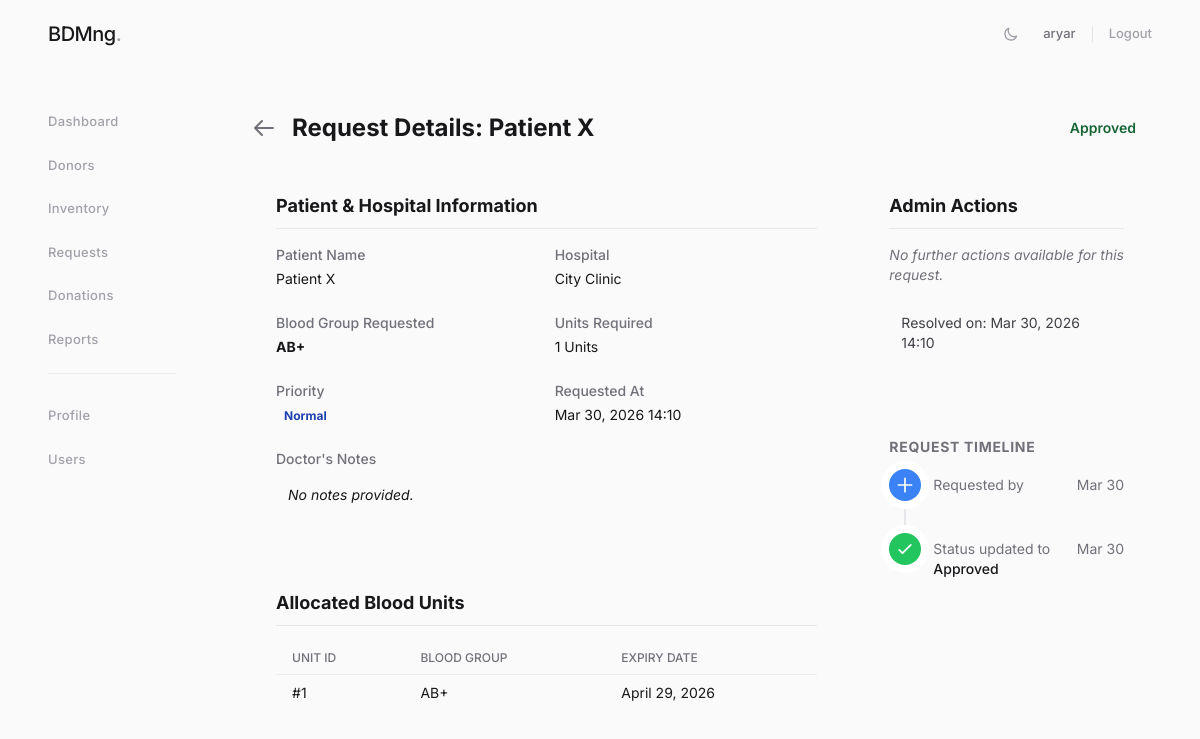
Page /requests/1/ (signed in) on the committed database.
### apps/blood_requests/models.py (models this page shows, shortened)
class BloodRequest(models.Model):
    PRIORITY_CHOICES = [('normal', 'Normal'), ('urgent', 'Urgent'), ('emergency', 'Emergency')]
    STATUS_CHOICES   = [('pending', 'Pending'), ('approved', 'Approved'),
                        ('rejected', 'Rejected'), ('fulfilled', 'Fulfilled')]
    patient_name     = models.CharField(max_length=200)
    hospital         = models.CharField(max_length=200)
    BLOOD_GROUP_CHOICES = [
        ('A+', 'A+'), ('A-', 'A-'),
        ('B+', 'B+'), ('B-', 'B-'),
        ('AB+', 'AB+'), ('AB-', 'AB-'),
        ('O+', 'O+'), ('O-', 'O-'),
    ]
    blood_group      = models.CharField(max_length=3, choices=BLOOD_GROUP_CHOICES)
    units_required   = models.PositiveIntegerField()
    priority         = models.CharField(max_length=10, choices=PRIORITY_CHOICES, default='normal')
    status           = models.CharField(max_length=10, choices=STATUS_CHOICES, default='pending')
    doctor_notes     = models.TextField(blank=True)
    requested_by     = models.ForeignKey(settings.AUTH_USER_MODEL, on_delete=models.SET_NULL, null=True)
    allocated_units  = models.ManyToManyField('inventory.BloodUnit', blank=True)
    created_at       = models.DateTimeField(auto_now_add=True)
    resolved_at      = models.DateTimeField(null=True, blank=True)
    class Meta:
        ordering = ['-created_at']

### apps/inventory/models.py (models this page shows, shortened)
class BloodUnit(models.Model):
    STATUS_CHOICES = [('available', 'Available'), ('reserved', 'Reserved'),
                      ('used', 'Used'), ('expired', 'Expired'), ('discarded', 'Discarded')]
    BLOOD_GROUP_CHOICES = [
        ('A+', 'A+'), ('A-', 'A-'),
        ('B+', 'B+'), ('B-', 'B-'),
        ('AB+', 'AB+'), ('AB-', 'AB-'),
        ('O+', 'O+'), ('O-', 'O-'),
    ]
    blood_group      = models.CharField(max_length=3, choices=BLOOD_GROUP_CHOICES)
    units            = models.PositiveIntegerField()
    collection_date  = models.DateField()
    expiry_date      = models.DateField()
    source_donor     = models.ForeignKey('donors.Donor', null=True, blank=True,
                                          on_delete=models.SET_NULL, related_name='units')
    status           = models.CharField(max_length=10, choices=STATUS_CHOICES, default='available')
    added_by         = models.ForeignKey(settings.AUTH_USER_MODEL, on_delete=models.SET_NULL, null=True)
    created_at       = models.DateTimeField(auto_now_add=True)
    class Meta:
        ordering = ['expiry_date']

### apps/blood_requests/views.py (the view)
# urls.py: path('<int:pk>/',     RequestDetailView.as_view(), name='detail'),
class RequestDetailView(LoginRequiredMixin, PermissionRequiredMixin, DetailView):
    model = BloodRequest
    template_name = 'requests/request_detail.html'
    context_object_name = 'blood_request'
    permission_required = 'blood_requests.view_bloodrequest'

### templates/requests/request_detail.html (shortened to what this page needs)
{% extends "base.html" %}
{% block content %}
<div class="max-w-4xl mx-auto">
 <div class="mb-6 flex items-center justify-between">
 <div class="flex items-center">
 <a href="{% url 'requests:list' %}" class="mr-4 text-zinc-500 hover:text-zinc-700">
 <svg class="w-6 h-6" fill="none" stroke="currentColor" viewBox="0 0 24 24" xmlns="http://www.w3.org/2000/svg"><path stroke-linecap="round" stroke-linejoin="round" stroke-width="2" d="M10 19l-7-7m0 0l7-7m-7 7h18"></path></svg>
 </a>
 <h1 class="text-2xl font-bold">Request Details: {{ blood_request.patient_name }}</h1>
 </div>
 <div>
 <span class="px-3 py-1 inline-flex text-sm leading-5 font-semibold rounded-full
 {% if blood_request.status == 'approved' %} text-green-800
 {% elif blood_request.status == 'pending' %} text-yellow-800
 {% elif blood_request.status == 'rejected' %} text-red-800
 {% else %} text-blue-800{% endif %}">
 {{ blood_request.get_status_display }}
 </span>
 </div>
 </div>
 <div class="grid grid-cols-1 md:grid-cols-3 gap-6">
 <div class="md:col-span-2 space-y-6">
 <div class="rounded-lg p-6">
 <h3 class="text-lg font-bold mb-4 border-b pb-2">Patient & Hospital Information</h3>
 <dl class="grid grid-cols-1 sm:grid-cols-2 gap-x-4 gap-y-6">
 <div>
 <dt class="text-sm font-medium text-zinc-500">Patient Name</dt>
 <dd class="mt-1 text-sm text-zinc-900">{{ blood_request.patient_name }}</dd>
 </div>
 <div>
 <dt class="text-sm font-medium text-zinc-500">Hospital</dt>
 <dd class="mt-1 text-sm text-zinc-900">{{ blood_request.hospital }}</dd>
 </div>
 <div>
 <dt class="text-sm font-medium text-zinc-500">Blood Group Requested</dt>
 <dd class="mt-1 text-sm text-zinc-900 font-bold text-primary">{{ blood_request.blood_group }}</dd>
 </div>
 <div>
 <dt class="text-sm font-medium text-zinc-500">Units Required</dt>
 <dd class="mt-1 text-sm text-zinc-900">{{ blood_request.units_required }} Units</dd>
 </div>
 <div>
 <dt class="text-sm font-medium text-zinc-500">Priority</dt>
 <dd class="mt-1 text-sm text-zinc-900">
 <span class="px-2 py-0.5 rounded text-xs font-bold
 {% if blood_request.priority == 'emergency' %}bg-red-600 text-white
 {% elif blood_request.priority == 'urgent' %} text-red-800
 {% else %} text-blue-800{% endif %}">
 {{ blood_request.get_priority_display }}
 </span>
 </dd>
 </div>
 <div>
 <dt class="text-sm font-medium text-zinc-500">Requested At</dt>
 <dd class="mt-1 text-sm text-zinc-900">{{ blood_request.created_at|date:"M d, Y H:i" }}</dd>
 </div>
 <div class="sm:col-span-2">
 <dt class="text-sm font-medium text-zinc-500">Doctor's Notes</dt>
 <dd class="mt-1 text-sm text-zinc-900 p-3 rounded italic">{{ blood_request.doctor_notes|default:"No notes provided." }}</dd>
 </div>
 </dl>
 </div>
 {% if blood_request.allocated_units.all %}
 <div class="rounded-lg p-6">
 <h3 class="text-lg font-bold mb-4 border-b pb-2">Allocated Blood Units</h3>
 <div class="overflow-x-auto">
 <table class="min-w-full divide-y divide-zinc-200">
 <thead class="">
 <tr>
 <th class="px-4 py-2 text-left text-xs font-medium text-zinc-500 uppercase">Unit ID</th>
 <th class="px-4 py-2 text-left text-xs font-medium text-zinc-500 uppercase">Blood Group</th>
 <th class="px-4 py-2 text-left text-xs font-medium text-zinc-500 uppercase">Expiry Date</th>
 </tr>
 </thead>
 <tbody class="divide-y divide-zinc-200">
 {% for unit in blood_request.allocated_units.all %}
 <tr>
 <td class="px-4 py-2 text-sm text-zinc-900">#{{ unit.id }}</td>
 <td class="px-4 py-2 text-sm text-zinc-900">{{ unit.blood_group }}</td>
 <td class="px-4 py-2 text-sm text-zinc-900">{{ unit.expiry_date }}</td>
 </tr>
 {% endfor %}
 </tbody>
 </table>
 </div>
 </div>
 {% endif %}
 </div>
 <div class="space-y-6">
 <div class="rounded-lg p-6">
 <h3 class="text-lg font-bold mb-4 border-b pb-2">Admin Actions</h3>
 <div class="space-y-4">
 {% if blood_request.status == 'pending' %}
 <form action="{% url 'requests:allocate' blood_request.pk %}" method="post">
 {% csrf_token %}
 <button type="submit" class="w-full bg-success hover:bg-green-700 text-white font-bold py-2 px-4 rounded transition duration-200">
 Approve & Allocate
 </button>
 </form>
 <form action="{% url 'requests:reject' blood_request.pk %}" method="post" onsubmit="return confirm('Are you sure you want to reject this request?')">
 {% csrf_token %}
 <button type="submit" class="w-full bg-danger hover:bg-red-700 text-white font-bold py-2 px-4 rounded transition duration-200">
 Reject Request
 </button>
 </form>
 {% else %}
 <p class="text-sm text-zinc-500 italic">No further actions available for this request.</p>
 <div class="mt-2 p-3 rounded text-sm text-zinc-700">
 Resolved on: {{ blood_request.resolved_at|date:"M d, Y H:i" }}
 </div>
 {% endif %}
 </div>
 </div>
 <div class="rounded-lg p-6">
 <h3 class="text-sm font-bold text-zinc-500 uppercase tracking-wider mb-3">Request Timeline</h3>
 <div class="flow-root">
 <ul class="-mb-8">
 <li>
 <div class="relative pb-8">
 <span class="absolute top-4 left-4 -ml-px h-full w-0.5 bg-gray-200" aria-hidden="true"></span>
 <div class="relative flex space-x-3">
 <div>
 <span class="h-8 w-8 rounded-full bg-blue-500 flex items-center justify-center ring-8 ring-white">
 <svg class="h-5 w-5 text-white" fill="none" viewBox="0 0 24 24" stroke="currentColor"><path stroke-linecap="round" stroke-linejoin="round" stroke-width="2" d="M12 4v16m8-8H4"></path></svg>
 </span>
 </div>
 <div class="min-w-0 flex-1 pt-1.5 flex justify-between space-x-4">
 <div>
 <p class="text-sm text-zinc-500">Requested by </p>
 </div>
 <div class="text-right text-sm whitespace-nowrap text-zinc-500">
 <time>{{ blood_request.created_at|date:"M d" }}</time>
 </div>
 </div>
 </div>
 </div>
 </li>
 {% if blood_request.resolved_at %}
 <li>
 <div class="relative pb-8">
 <div class="relative flex space-x-3">
 <div>
 <span class="h-8 w-8 rounded-full {% if blood_request.status == 'approved' or blood_request.status == 'fulfilled' %}bg-green-500{% else %}bg-red-500{% endif %} flex items-center justify-center ring-8 ring-white">
 <svg class="h-5 w-5 text-white" fill="none" viewBox="0 0 24 24" stroke="currentColor"><path stroke-linecap="round" stroke-linejoin="round" stroke-width="2" d="M5 13l4 4L19 7"></path></svg>
 </span>
 </div>
 <div class="min-w-0 flex-1 pt-1.5 flex justify-between space-x-4">
 <div>
 <p class="text-sm text-zinc-500">Status updated to <span class="font-medium text-zinc-900">{{ blood_request.get_status_display }}</span></p>
 </div>
 <div class="text-right text-sm whitespace-nowrap text-zinc-500">
 <time>{{ blood_request.resolved_at|date:"M d" }}</time>
 </div>
 </div>
 </div>
 </div>
 </li>
 {% endif %}
 </ul>
 </div>
 </div>
 </div>
 </div>
</div>
{% endblock %}

### templates/base.html (shortened to what this page needs)
<!DOCTYPE html>
<html lang="en">
<head>
    <script src="https://cdn.tailwindcss.com"></script>
</head>
<body class="antialiased selection:bg-zinc-200 dark:selection:bg-zinc-800"
      x-data="{
          sidebarOpen: window.innerWidth >= 1024,
          darkMode: localStorage.getItem('theme') === 'dark',
          toggleTheme() {
              this.darkMode = !this.darkMode;
              localStorage.setItem('theme', this.darkMode ? 'dark' : 'light');
              document.documentElement.classList.toggle('dark', this.darkMode);
          }
      }"
      x-init="document.documentElement.classList.toggle('dark', darkMode)">
    <nav class="fixed top-0 z-50 w-full bg-[#FAFAFA]/90 dark:bg-[#09090B]/90 backdrop-blur-md transition-colors">
        <div class="px-6 py-5 lg:px-12 flex items-center justify-between">
            <div class="flex items-center">
                <a href="{% url 'dashboard:index' %}" class="flex ml-2 sm:ml-0">
                    <span class="text-xl font-medium tracking-tight text-zinc-900 dark:text-zinc-100">BDMng<span class="text-zinc-400">.</span></span>
                </a>
            </div>
            <div class="flex items-center gap-6">
                <button @click="toggleTheme()" class="text-zinc-400 hover:text-zinc-900 dark:hover:text-white transition-colors">
                    <svg x-show="!darkMode" class="w-4 h-4" fill="none" stroke="currentColor" viewBox="0 0 24 24"><path stroke-linecap="round" stroke-linejoin="round" stroke-width="2" d="M20.354 15.354A9 9 0 018.646 3.646 9.003 9.003 0 0012 21a9.003 9.003 0 008.354-5.646z"></path></svg>
                </button>
                {% if user.is_authenticated %}
                <div class="flex items-center gap-4">
                    <span class="text-[13px] text-zinc-500 dark:text-zinc-400 font-medium">{{ user.username }}</span>
                    <form action="{% url 'accounts:logout' %}" method="post" class="m-0 border-l border-zinc-200 dark:border-zinc-800 pl-4 h-4 flex items-center">
                        <button type="submit" class="text-[13px] font-medium text-zinc-400 hover:text-zinc-900 dark:hover:text-white transition-colors">Logout</button>
                    </form>
                </div>
                {% else %}
                <a href="{% url 'accounts:login' %}" class="text-[13px] font-medium text-zinc-500 hover:text-zinc-900 dark:text-zinc-400 dark:hover:text-white transition-colors">Sign In</a>
                {% endif %}
            </div>
        </div>
    </nav>
    <aside id="logo-sidebar" class="fixed top-0 left-0 z-40 w-56 h-screen pt-24 pb-8 transition-transform bg-transparent sm:translate-x-0" :class="{ '-translate-x-full': !sidebarOpen }" aria-label="Sidebar">
        <div class="h-full px-12 overflow-y-auto">
            <ul class="space-y-6 font-medium mt-4">
                <li>
                    <a href="{% url 'dashboard:index' %}" class="group flex items-center text-[13px] text-zinc-400 hover:text-zinc-900 dark:text-zinc-500 dark:hover:text-zinc-100 transition-colors">
                        <span class="tracking-wide">Dashboard</span>
                    </a>
                </li>
                <li>
                    <a href="{% url 'donors:list' %}" class="group flex items-center text-[13px] text-zinc-400 hover:text-zinc-900 dark:text-zinc-500 dark:hover:text-zinc-100 transition-colors">
                        <span class="tracking-wide">Donors</span>
                    </a>
                </li>
                <li>
                    <a href="{% url 'inventory:list' %}" class="group flex items-center text-[13px] text-zinc-400 hover:text-zinc-900 dark:text-zinc-500 dark:hover:text-zinc-100 transition-colors">
                        <span class="tracking-wide">Inventory</span>
                    </a>
                </li>
                <li>
                    <a href="{% url 'requests:list' %}" class="group flex items-center text-[13px] text-zinc-400 hover:text-zinc-900 dark:text-zinc-500 dark:hover:text-zinc-100 transition-colors">
                        <span class="tracking-wide">Requests</span>
                    </a>
                </li>
                <li>
                    <a href="{% url 'donations:list' %}" class="group flex items-center text-[13px] text-zinc-400 hover:text-zinc-900 dark:text-zinc-500 dark:hover:text-zinc-100 transition-colors">
                        <span class="tracking-wide">Donations</span>
                    </a>
                </li>
                <li>
                    <a href="{% url 'reports:dashboard' %}" class="group flex items-center text-[13px] text-zinc-400 hover:text-zinc-900 dark:text-zinc-500 dark:hover:text-zinc-100 transition-colors">
                        <span class="tracking-wide">Reports</span>
                    </a>
                </li>
                <li class="pt-8 mt-2 border-t border-zinc-200/50 dark:border-zinc-800/50">
                    <a href="{% url 'accounts:profile' %}" class="group flex items-center text-[13px] text-zinc-400 hover:text-zinc-900 dark:text-zinc-500 dark:hover:text-zinc-100 transition-colors">
                        <span class="tracking-wide">Profile</span>
                    </a>
                </li>
                {% if user.is_superuser %}
                <li>
                    <a href="{% url 'accounts:user_list' %}" class="group flex items-center text-[13px] text-zinc-400 hover:text-zinc-900 dark:text-zinc-500 dark:hover:text-zinc-100 transition-colors">
                        <span class="tracking-wide">Users</span>
                    </a>
                </li>
                {% endif %}
            </ul>
        </div>
    </aside>
    <div class="px-6 py-8 sm:ml-56 sm:pr-12 pt-28 transition-all" :class="{ 'sm:ml-0': !sidebarOpen }">
        <div class="max-w-7xl mx-auto">
            {% block content %}{% endblock %}
        </div>
    </div>
</body>
</html>

### templates/base.html (style rules this page uses)
body { font-family: 'Inter', sans-serif; background-color: #FAFAFA; color: #18181B; }
body, nav, aside, div, a, span, p, h1, h2, h3, h4, td, th, input, select, textarea, button { transition: background-color 0.4s ease, color 0.4s ease, border-color 0.4s ease, fill 0.4s ease; }
.border-gray-100, .border-gray-200, .border-gray-300, .divide-zinc-200, .divide-gray-200 > :not([hidden]) ~ :not([hidden]) { border-color: rgba(0,0,0,0.05) !important; }
body .text-primary { color: #18181B; }

### rows in the picture
BloodRequest: patient_name "Patient X", status "Approved", hospital "City Clinic", blood_group "AB+", units_required "1", priority "Normal", created_at "Mar 30, 2026 14:10", doctor_notes "No notes provided.", resolved_at "Mar 30, 2026 14:10", created_at "Mar 30", resolved_at "Mar 30"
BloodUnit: id "1", blood_group "AB+", expiry_date "April 29, 2026"

### other values in the picture
{{ user.username }} "aryar"
